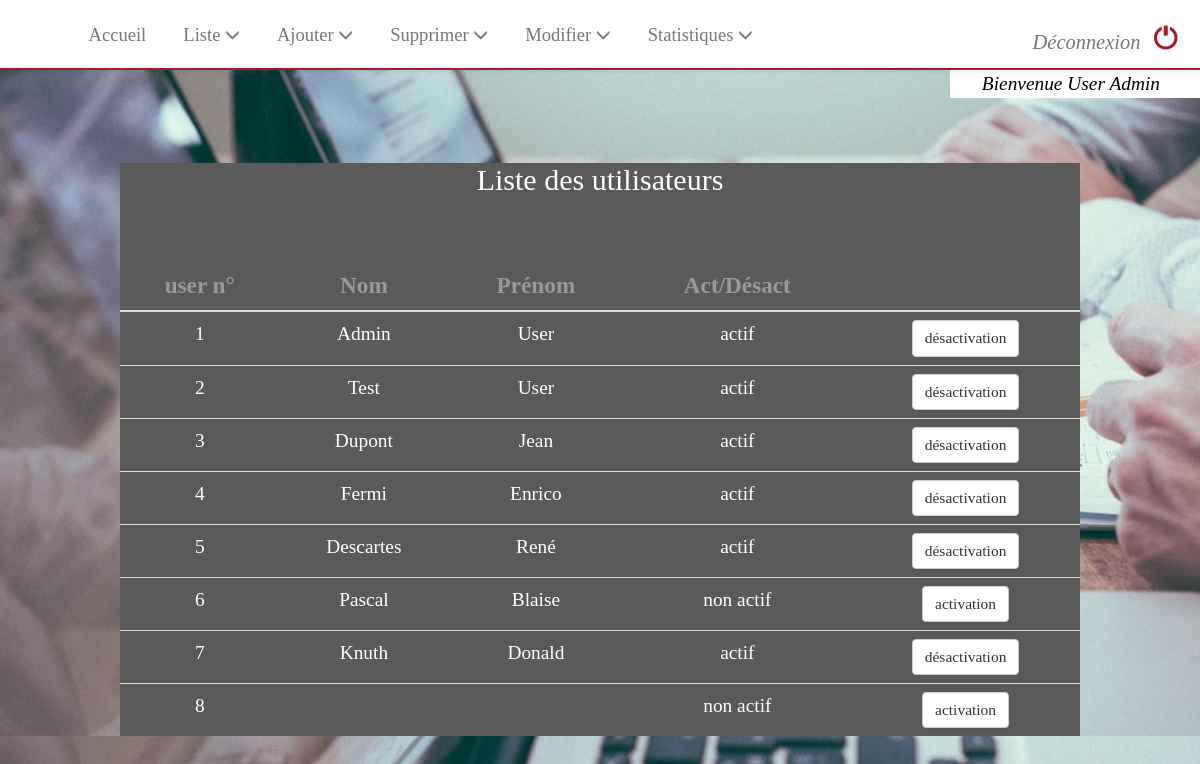
The page /admin/liste/liste_users.php (signed in) on the database its author committed.
### tables this page shows
CREATE TABLE `users` (
  `uid` int(11) NOT NULL,
  `nom` varchar(30) DEFAULT NULL,
  `prenom` varchar(30) DEFAULT NULL,
  `login` varchar(30) NOT NULL,
  `mdp` varchar(255) NOT NULL,
  `role` enum('user','admin') NOT NULL DEFAULT 'user',
  `actif` bit(1) NOT NULL DEFAULT b'0'
);

### admin/liste/liste_users.php (the view, shortened to what this page needs)
<?php
	include("../../header/header_admin.php");
	?>
	<?php
		require("../../db_config.php");
		try {
			$db = new PDO($dsn, $username, $password);
			$db->setAttribute(PDO::ATTR_ERRMODE, PDO::ERRMODE_EXCEPTION);
			$SQL = "SELECT * FROM users ";
			$st=$db->prepare($SQL);
			$res=$st->execute();
			if($st->rowCount()==0) {
				?><div class="center" style="font-size:120%; padding-bottom:200px;"><?php echo "Aucun utilisateur trouvé dans la base de donnée.";?></div><?php
			} else {
				?>
				<div class="table-custom" style="width:80%;margin-left:10%; margin-bottom:100px;">
					<h2>Liste des utilisateurs</h2>
					<table class="table center ">
					<thead><tr style="font-size:120%; color:#999999;"><th class="center">user n°</th><th class="center">Nom</th><th class="center">Prénom</th><th class="center">Act/Désact</th><th></th></tr></thead>
						<?php
						while($row=$st->fetch()) {
							$uid = intval($row['uid']);
							if($row['actif'] == 1) {
									?>
									<tr class="center">
										<td><?php echo $uid?></td><?php
										?><td><?php echo htmlspecialchars($row['nom']);?></td>
										<td><?php echo htmlspecialchars($row['prenom']);?></td>
										<td>actif</td>
										<td><form action="../modification/modif_actif.php" method="post">
												<button type="submit" class="btn btn-default" style="font-size:80%;">désactivation</button>
											</form>
										</td>
									</tr>
								<?php
							} else {
								?>
								<tr class="center">
									<td><?php echo $uid?></td><?php
									?><td><?php echo htmlspecialchars($row['nom']);?></td>
									<td><?php echo htmlspecialchars($row['prenom']);?></td>
									<td>non actif</td>
									<td><form action="../modification/modif_actif.php" method="post">
											<button type="submit" class="btn btn-default" style="font-size:80%;">activation</button>
										</form>
									</td>
								</tr>
							<?php
							}
						} ?>
					</table>
				</div>
					<?php
			}
		}
		catch(PDOException $e) {
			exit("Erreur de connexion ".$e->getMessage());
		}
		?>
	<?php
	include("../../footer.php");
	?>

### style.css (style rules this page uses)
button { text-align: center; }
.center { text-align: center; }
html, body { background: rgb(150, 150, 150); background-image: url("image/image4b.jpg"); background-repeat: no-repeat; background-size: cover; height: auto; position: relative; color: black; font-family: Calibri; font-size: 110%; width: 100%; transition: background-color .5s; }
.table-custom { background: rgb(90, 90, 90); text-align: center; margin-left: 25%; margin-right: auto; margin-top: 80px; color: white; width: 50%; }

### rows shown on the page
users: uid "1", nom "Admin", prenom "User"
users: uid "2", nom "Test", prenom "User"
users: uid "3", nom "Dupont", prenom "Jean"
users: uid "4", nom "Fermi", prenom "Enrico"
users: uid "5", nom "Descartes", prenom "René"
users: uid "6", nom "Pascal", prenom "Blaise"
users: uid "7", nom "Knuth", prenom "Donald"
users: uid "8"

### other values the page prints
$_SESSION['prenom'] "User"
$_SESSION['nom'] "Admin"
